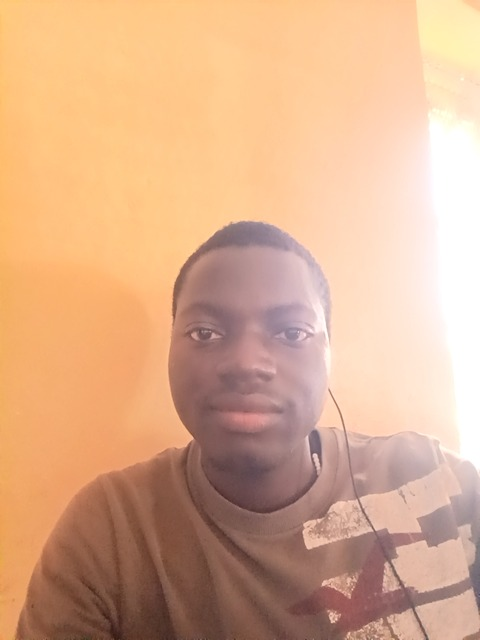
#> input picture data/raw_faces/2300101419/1.jpg, 480 x 640 px, found by its file name; its folder holds only this picture in this run
$ jupyter execute face_preprocessing.ipynb
#> lines starting #> are read from the running program, lines starting #| are printed output that depends on the picture
[cell 1]
import cv2
import os
from tqdm import tqdm

# Define directories relative to project root
input_dir = "data/raw_faces"
output_dir = "data/processed_faces"

# Ensure output directory exists
os.makedirs(output_dir, exist_ok=True)

# Target image size
IMG_SIZE = (160, 160)

# List all student folders
students = [d for d in os.listdir(input_dir) if os.path.isdir(os.path.join(input_dir, d))]

print(f"[INFO] Found {len(students)} student folders in {input_dir}")

for student in students:
    student_input_path = os.path.join(input_dir, student)
    student_output_path = os.path.join(output_dir, student)
    os.makedirs(student_output_path, exist_ok=True)

    print(f"[INFO] Processing images for: {student}")

    for img_name in tqdm(os.listdir(student_input_path), desc=f"{student}"):
        input_path = os.path.join(student_input_path, img_name)
        output_path = os.path.join(student_output_path, img_name)

        try:
            img = cv2.imread(input_path)
#> img is the input picture: shape (640, 480, 3); mean B, G, R 140.3, 173.4, 218.4
            if img is None:
                print(f"[WARN] Skipping unreadable file: {img_name}")
                continue

            # Resize and normalize
            resized = cv2.resize(img, IMG_SIZE)
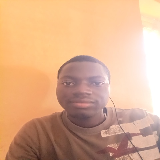
#> resized: shape (160, 160, 3); mean B, G, R 140.4, 173.6, 218.5
            normalized = resized / 255.0  # optional normalization step

            # Save resized (convert back to 0–255 for saving)
            cv2.imwrite(output_path, (normalized * 255).astype("uint8"))
        except Exception as e:
            print(f"[ERROR] Failed to process {img_name}: {e}")
#> pass 2 of the loop `for student in students:`:
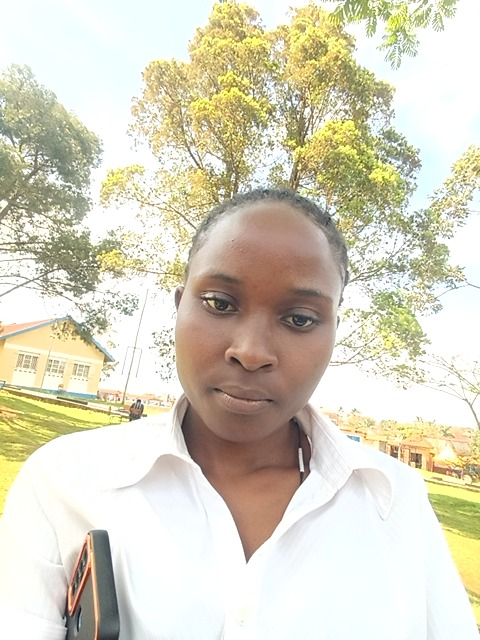
#> input picture data/raw_faces/2400100911/1.jpg, 480 x 640 px, found by its file name
#> img is the input picture: shape (640, 480, 3); mean B, G, R 192.7, 212.1, 216.7
#> `resized = cv2.resize(img, IMG_SIZE)`:
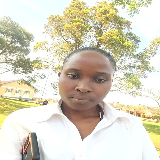
#> resized: shape (160, 160, 3); mean B, G, R 192.8, 212.2, 216.8

print("[DONE] All faces processed and saved to:", output_dir)
